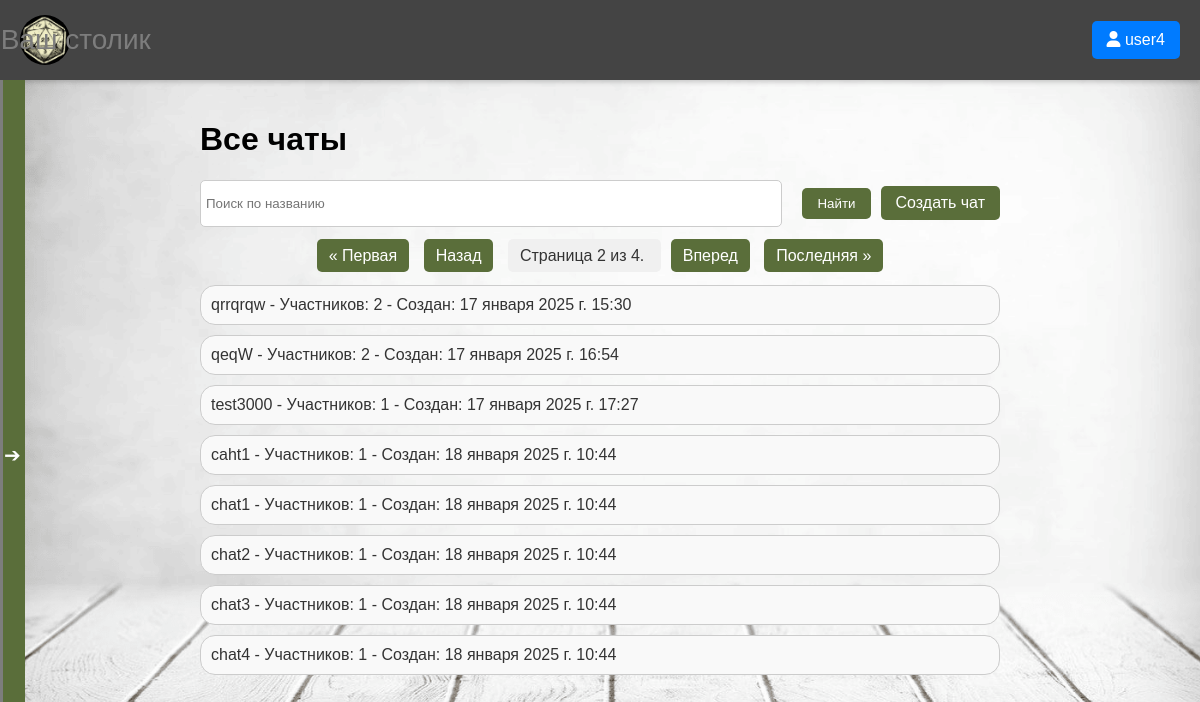
Screenshot of /chat_list/?page=2 (signed in) with the database file from the repository.
### MyChat/models.py (models this page shows, shortened)
class Chat(models.Model):
    name = models.CharField(max_length=255)
    created_at = models.DateTimeField(auto_now_add=True)
    creator = models.ForeignKey(User, on_delete=models.CASCADE, related_name='created_chats')
    users = models.ManyToManyField(User, related_name='chats')
    invited_users = models.ManyToManyField(User, related_name='invited_chats', blank=True)

### MyChat/views.py (the view)
# urls.py: path('chat_list/', chat_list, name='chat_list'),
@login_required
def chat_list(request):
    all_chats = Chat.objects.all()
    user = request.user
    user_chats = Chat.objects.filter(Q(users=user) | Q(creator=user)).distinct()
    search_query = request.GET.get('search', '')
    if search_query:
        all_chats = all_chats.filter(name__icontains=search_query)
    paginator = Paginator(all_chats, 8)
    page_number = request.GET.get('page')
    try:
        chats = paginator.page(page_number)
    except PageNotAnInteger:
        chats = paginator.page(1)
    except EmptyPage:
        chats = paginator.page(paginator.num_pages)
    return render(request, 'MyChat/chat_home.html', {
        'chats': chats,
        'user_chats': user_chats,
        'search_query': search_query
    })

### MyChat/templates/MyChat/chat_home.html (shortened to what this page needs)
<!DOCTYPE html>
<html lang="ru">
<head>
    {% load static %}
    <link rel="stylesheet" href="{% static 'MySite/style.css' %}">
</head>
<body>
    {% include 'MySite/cap.html' %}
    {% include 'MyChat/sidebar.html' %}
    <main>
        <h1>Все чаты</h1>
        <div class="search-container">
            <form method="GET" action="{% url 'chat_list' %}" class="search-form">
                <input type="text" name="search" placeholder="Поиск по названию" value="{{ search_query }}" class="search-input">
                <button type="submit" class="button search-button">Найти</button>
                <a href="{% url 'create_chat' %}" class="button create-chat-button">Создать чат</a>
            </form>
        </div>
        <div class="pagination">
            <span class="step-links">
                {% if chats.has_previous %}
                    <a href="?page=1{% if search_query %}&search={{ search_query }}{% endif %}">&laquo; Первая</a>
                    <a href="?page={{ chats.previous_page_number }}{% if search_query %}&search={{ search_query }}{% endif %}">Назад</a>
                {% endif %}
                <span class="current">
                    Страница {{ chats.number }} из {{ chats.paginator.num_pages }}.
                </span>
                {% if chats.has_next %}
                    <a href="?page={{ chats.next_page_number }}{% if search_query %}&search={{ search_query }}{% endif %}">Вперед</a>
                    <a href="?page={{ chats.paginator.num_pages }}{% if search_query %}&search={{ search_query }}{% endif %}">Последняя &raquo;</a>
                {% endif %}
            </span>
        </div>
        <div class="chat-container">
            {% for chat in chats %}
                <div class="chat-item">
                    <a href="{% url 'chat_page' chat.id %}">
                        {{ chat.name }} - Участников: {{ chat.users.count }} - Создан: {{ chat.created_at }}
                    </a>
                </div>
            {% empty %}
                <p>Нет чатов.</p>
            {% endfor %}
        </div>
    </main>
</body>
</html>

### MySite/templates/MySite/cap.html (shortened to what this page needs)
{% load static %}
<!DOCTYPE html>
<html lang="ru">
<head>
    <link rel="stylesheet" href="https://cdnjs.cloudflare.com/ajax/libs/font-awesome/6.0.0-beta3/css/all.min.css">
</head>
<body>
    <header>
        <div class="header-container">
            <img src="{% static 'MySite/dice_mark.png' %}" alt="Логотип" class="logo">
            <div class="site-title">Ваш столик</div>
            <div class="header-buttons">
                {% if user.is_authenticated %}
                    <div class="user-menu">
                        <button class="header-button">
                            <i class="fas fa-user"></i> {{ user.username }}
                        </button>
                    </div>
                {% endif %}
            </div>
        </div>
    </header>
</body>

### MySite/static/MySite/style.css (style rules this page uses)
body { background-image: url('/static/MySite/table2.png'); background-size: cover; background-repeat: no-repeat; background-position: center; margin: 0; padding: 0; height: 100vh; overflow: hidden; font-family: Arial, sans-serif; }
.logo { height: 50px; }
.header-buttons { display: flex; gap: 10px; }
.header-button { text-decoration: none; padding: 10px 15px; background-color: #007bff; color: white; border-radius: 5px; }
.pagination { margin: 20px 0; text-align: center; }
.pagination a { padding: 8px 12px; margin: 0 5px; background-color: #5A6E3A; color: white; text-decoration: none; border-radius: 5px; }
.pagination .current { padding: 8px 12px; margin: 0 5px; background-color: #f0f0f0; color: #333; border-radius: 5px; }

### MyChat/templates/MyChat/chat_home.html (style rules this page uses)
main { margin: 0 auto; padding: 20px; max-width: 800px; }
.search-container { margin-bottom: 20px; display: flex; align-items: center; justify-content: flex-start; }
.search-form { display: flex; align-items: center; width: 100%; }
.search-input { flex: 1; height: 35px; padding: 5px; border: 1px solid #ccc; border-radius: 5px; margin-right: 10px; }
.button { padding: 8px 15px; background-color: #5A6E3A; color: white; border: none; border-radius: 5px; cursor: pointer; transition: background-color 0.3s; margin-left: 10px; }
.create-chat-button { text-decoration: none; }
.chat-container { margin-top: 20px; }
.chat-item { padding: 10px; border: 1px solid #ccc; border-radius: 15px; margin-bottom: 10px; background-color: #f9f9f9; transition: background-color 0.2s; }
.chat-item a { text-decoration: none; color: #333; display: block; }

### MySite/templates/MySite/cap.html (style rules this page uses)
html, body { margin: 0; padding: 0; height: 100%; font-family: Arial, sans-serif; }
header { background-color: #444444; padding: 15px 20px; color: white; display: flex; align-items: center; box-shadow: 0 2px 5px rgba(0, 0, 0, 0.2); }
.header-container { display: flex; align-items: center; width: 100%; justify-content: space-between; }
.logo { width: 50px; height: 50px; border-radius: 50%; object-fit: cover; }
.site-title { font-size: 28px; margin-left: -1000px; white-space: nowrap; color: #7D7D7D; }
.user-menu { position: relative; display: inline-block; }
.header-button { background-color: #007bff; color: white; border: none; padding: 10px 15px; border-radius: 5px; cursor: pointer; transition: background-color 0.3s, transform 0.2s; font-size: 16px; margin-left: 10px; }

### rows the page displays
Chat: name "qrrqrqw", users.count "2", created_at "17 января 2025 г. 15:30"
Chat: name "qeqW", users.count "2", created_at "17 января 2025 г. 16:54"
Chat: name "test3000", users.count "1", created_at "17 января 2025 г. 17:27"
Chat: name "caht1", users.count "1", created_at "18 января 2025 г. 10:44"
Chat: name "chat1", users.count "1", created_at "18 января 2025 г. 10:44"
Chat: name "chat2", users.count "1", created_at "18 января 2025 г. 10:44"
Chat: name "chat3", users.count "1", created_at "18 января 2025 г. 10:44"
Chat: name "chat4", users.count "1", created_at "18 января 2025 г. 10:44"

### other values shown
{{ user.username }} "user4"
{{ chats.number }} "2"
{{ chats.paginator.num_pages }} "4"
